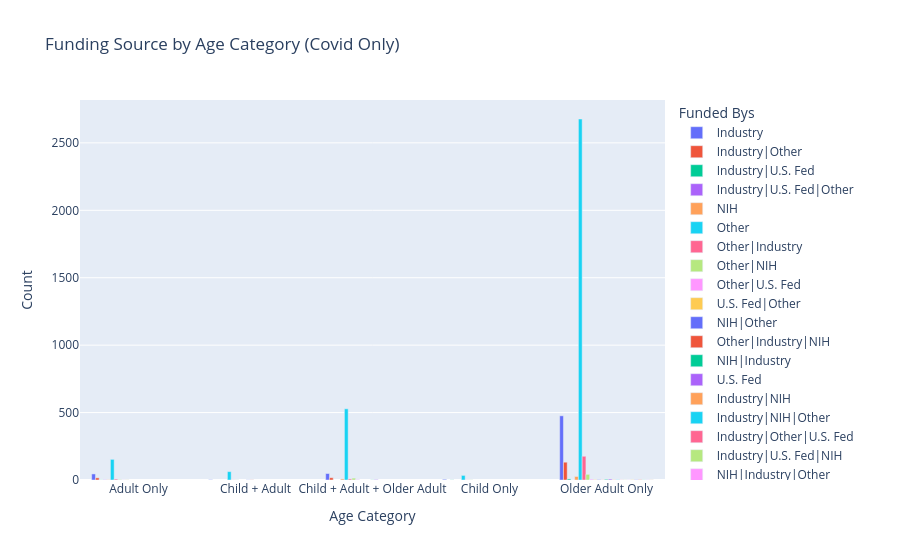

Notebook source saved alongside this figure:
### Code cell
df_group = DF_covid.groupby(['Age Category', 'Funded Bys']).size().reset_index(name='Count')

fig = px.bar(
    df_group,
    x='Age Category',
    y='Count',
    color='Funded Bys',
    barmode='group',
    title='Funding Source by Age Category (Covid Only)'
)

fig.show()

### Figure 1 — Plotly figure (JSON) as saved in the notebook; plotly's stock layout.template omitted (floating-point values rounded to 4 significant figures)
{"data": [{"alignmentgroup": "True", "hovertemplate": "Funded Bys=Industry<br>Age Category=%{x}<br>Count=%{y}<extra></extra>", "legendgroup": "Industry", "marker": {"color": "#636efa", "pattern": {"shape": ""}}, "name": "Industry", "offsetgroup": "Industry", "orientation": "v", "showlegend": true, "textposition": "auto", "type": "bar", "x": ["Adult Only", "Child + Adult", "Child + Adult + Older Adult", "Child Only", "Older Adult Only"], "xaxis": "x", "y": [45, 2, 48, 5, 476], "yaxis": "y"}, {"alignmentgroup": "True", "hovertemplate": "Funded Bys=Industry|Other<br>Age Category=%{x}<br>Count=%{y}<extra></extra>", "legendgroup": "Industry|Other", "marker": {"color": "#EF553B", "pattern": {"shape": ""}}, "name": "Industry|Other", "offsetgroup": "Industry|Other", "orientation": "v", "showlegend": true, "textposition": "auto", "type": "bar", "x": ["Adult Only", "Child + Adult + Older Adult", "Older Adult Only"], "xaxis": "x", "y": [16, 17, 132], "yaxis": "y"}, {"alignmentgroup": "True", "hovertemplate": "Funded Bys=Industry|U.S. Fed<br>Age Category=%{x}<br>Count=%{y}<extra></extra>", "legendgroup": "Industry|U.S. Fed", "marker": {"color": "#00cc96", "pattern": {"shape": ""}}, "name": "Industry|U.S. Fed", "offsetgroup": "Industry|U.S. Fed", "orientation": "v", "showlegend": true, "textposition": "auto", "type": "bar", "x": ["Adult Only", "Child Only", "Older Adult Only"], "xaxis": "x", "y": [1, 1, 8], "yaxis": "y"}, {"alignmentgroup": "True", "hovertemplate": "Funded Bys=Industry|U.S. Fed|Other<br>Age Category=%{x}<br>Count=%{y}<extra></extra>", "legendgroup": "Industry|U.S. Fed|Other", "marker": {"color": "#ab63fa", "pattern": {"shape": ""}}, "name": "Industry|U.S. Fed|Other", "offsetgroup": "Industry|U.S. Fed|Other", "orientation": "v", "showlegend": true, "textposition": "auto", "type": "bar", "x": ["Adult Only", "Older Adult Only"], "xaxis": "x", "y": [2, 1], "yaxis": "y"}, {"alignmentgroup": "True", "hovertemplate": "Funded Bys=NIH<br>Age Category=%{x}<br>Count=%{y}<extra></extra>", "legendgroup": "NIH", "marker": {"color": "#FFA15A", "pattern": {"shape": ""}}, "name": "NIH", "offsetgroup": "NIH", "orientation": "v", "showlegend": true, "textposition": "auto", "type": "bar", "x": ["Adult Only", "Child + Adult + Older Adult", "Older Adult Only"], "xaxis": "x", "y": [2, 8, 26], "yaxis": "y"}, {"alignmentgroup": "True", "hovertemplate": "Funded Bys=Other<br>Age Category=%{x}<br>Count=%{y}<extra></extra>", "legendgroup": "Other", "marker": {"color": "#19d3f3", "pattern": {"shape": ""}}, "name": "Other", "offsetgroup": "Other", "orientation": "v", "showlegend": true, "textposition": "auto", "type": "bar", "x": ["Adult Only", "Child + Adult", "Child + Adult + Older Adult", "Child Only", "Older Adult Only"], "xaxis": "x", "y": [153, 62, 528, 34, 2677], "yaxis": "y"}, {"alignmentgroup": "True", "hovertemplate": "Funded Bys=Other|Industry<br>Age Category=%{x}<br>Count=%{y}<extra></extra>", "legendgroup": "Other|Industry", "marker": {"color": "#FF6692", "pattern": {"shape": ""}}, "name": "Other|Industry", "offsetgroup": "Other|Industry", "orientation": "v", "showlegend": true, "textposition": "auto", "type": "bar", "x": ["Adult Only", "Child + Adult", "Child + Adult + Older Adult", "Child Only", "Older Adult Only"], "xaxis": "x", "y": [7, 1, 8, 1, 176], "yaxis": "y"}, {"alignmentgroup": "True", "hovertemplate": "Funded Bys=Other|NIH<br>Age Category=%{x}<br>Count=%{y}<extra></extra>", "legendgroup": "Other|NIH", "marker": {"color": "#B6E880", "pattern": {"shape": ""}}, "name": "Other|NIH", "offsetgroup": "Other|NIH", "orientation": "v", "showlegend": true, "textposition": "auto", "type": "bar", "x": ["Adult Only", "Child + Adult", "Child + Adult + Older Adult", "Child Only", "Older Adult Only"], "xaxis": "x", "y": [3, 1, 14, 1, 42], "yaxis": "y"}, {"alignmentgroup": "True", "hovertemplate": "Funded Bys=Other|U.S. Fed<br>Age Category=%{x}<br>Count=%{y}<extra></extra>", "legendgroup": "Other|U.S. Fed", "marker": {"color": "#FF97FF", "pattern": {"shape": ""}}, "name": "Other|U.S. Fed", "offsetgroup": "Other|U.S. Fed", "orientation": "v", "showlegend": true, "textposition": "auto", "type": "bar", "x": ["Adult Only", "Child + Adult + Older Adult", "Older Adult Only"], "xaxis": "x", "y": [1, 3, 6], "yaxis": "y"}, {"alignmentgroup": "True", "hovertemplate": "Funded Bys=U.S. Fed|Other<br>Age Category=%{x}<br>Count=%{y}<extra></extra>", "legendgroup": "U.S. Fed|Other", "marker": {"color": "#FECB52", "pattern": {"shape": ""}}, "name": "U.S. Fed|Other", "offsetgroup": "U.S. Fed|Other", "orientation": "v", "showlegend": true, "textposition": "auto", "type": "bar", "x": ["Adult Only", "Older Adult Only"], "xaxis": "x", "y": [1, 3], "yaxis": "y"}, {"alignmentgroup": "True", "hovertemplate": "Funded Bys=NIH|Other<br>Age Category=%{x}<br>Count=%{y}<extra></extra>", "legendgroup": "NIH|Other", "marker": {"color": "#636efa", "pattern": {"shape": ""}}, "name": "NIH|Other", "offsetgroup": "NIH|Other", "orientation": "v", "showlegend": true, "textposition": "auto", "type": "bar", "x": ["Child + Adult", "Older Adult Only"], "xaxis": "x", "y": [1, 3], "yaxis": "y"}, {"alignmentgroup": "True", "hovertemplate": "Funded Bys=Other|Industry|NIH<br>Age Category=%{x}<br>Count=%{y}<extra></extra>", "legendgroup": "Other|Industry|NIH", "marker": {"color": "#EF553B", "pattern": {"shape": ""}}, "name": "Other|Industry|NIH", "offsetgroup": "Other|Industry|NIH", "orientation": "v", "showlegend": true, "textposition": "auto", "type": "bar", "x": ["Child + Adult", "Older Adult Only"], "xaxis": "x", "y": [1, 1], "yaxis": "y"}, {"alignmentgroup": "True", "hovertemplate": "Funded Bys=NIH|Industry<br>Age Category=%{x}<br>Count=%{y}<extra></extra>", "legendgroup": "NIH|Industry", "marker": {"color": "#00cc96", "pattern": {"shape": ""}}, "name": "NIH|Industry", "offsetgroup": "NIH|Industry", "orientation": "v", "showlegend": true, "textposition": "auto", "type": "bar", "x": ["Child + Adult + Older Adult", "Older Adult Only"], "xaxis": "x", "y": [1, 5], "yaxis": "y"}, {"alignmentgroup": "True", "hovertemplate": "Funded Bys=U.S. Fed<br>Age Category=%{x}<br>Count=%{y}<extra></extra>", "legendgroup": "U.S. Fed", "marker": {"color": "#ab63fa", "pattern": {"shape": ""}}, "name": "U.S. Fed", "offsetgroup": "U.S. Fed", "orientation": "v", "showlegend": true, "textposition": "auto", "type": "bar", "x": ["Child + Adult + Older Adult", "Older Adult Only"], "xaxis": "x", "y": [3, 7], "yaxis": "y"}, {"alignmentgroup": "True", "hovertemplate": "Funded Bys=Industry|NIH<br>Age Category=%{x}<br>Count=%{y}<extra></extra>", "legendgroup": "Industry|NIH", "marker": {"color": "#FFA15A", "pattern": {"shape": ""}}, "name": "Industry|NIH", "offsetgroup": "Industry|NIH", "orientation": "v", "showlegend": true, "textposition": "auto", "type": "bar", "x": ["Older Adult Only"], "xaxis": "x", "y": [2], "yaxis": "y"}, {"alignmentgroup": "True", "hovertemplate": "Funded Bys=Industry|NIH|Other<br>Age Category=%{x}<br>Count=%{y}<extra></extra>", "legendgroup": "Industry|NIH|Other", "marker": {"color": "#19d3f3", "pattern": {"shape": ""}}, "name": "Industry|NIH|Other", "offsetgroup": "Industry|NIH|Other", "orientation": "v", "showlegend": true, "textposition": "auto", "type": "bar", "x": ["Older Adult Only"], "xaxis": "x", "y": [2], "yaxis": "y"}, {"alignmentgroup": "True", "hovertemplate": "Funded Bys=Industry|Other|U.S. Fed<br>Age Category=%{x}<br>Count=%{y}<extra></extra>", "legendgroup": "Industry|Other|U.S. Fed", "marker": {"color": "#FF6692", "pattern": {"shape": ""}}, "name": "Industry|Other|U.S. Fed", "offsetgroup": "Industry|Other|U.S. Fed", "orientation": "v", "showlegend": true, "textposition": "auto", "type": "bar", "x": ["Older Adult Only"], "xaxis": "x", "y": [1], "yaxis": "y"}, {"alignmentgroup": "True", "hovertemplate": "Funded Bys=Industry|U.S. Fed|NIH<br>Age Category=%{x}<br>Count=%{y}<extra></extra>", "legendgroup": "Industry|U.S. Fed|NIH", "marker": {"color": "#B6E880", "pattern": {"shape": ""}}, "name": "Industry|U.S. Fed|NIH", "offsetgroup": "Industry|U.S. Fed|NIH", "orientation": "v", "showlegend": true, "textposition": "auto", "type": "bar", "x": ["Older Adult Only"], "xaxis": "x", "y": [1], "yaxis": "y"}, {"alignmentgroup": "True", "hovertemplate": "Funded Bys=NIH|Industry|Other<br>Age Category=%{x}<br>Count=%{y}<extra></extra>", "legendgroup": "NIH|Industry|Other", "marker": {"color": "#FF97FF", "pattern": {"shape": ""}}, "name": "NIH|Industry|Other", "offsetgroup": "NIH|Industry|Other", "orientation": "v", "showlegend": true, "textposition": "auto", "type": "bar", "x": ["Older Adult Only"], "xaxis": "x", "y": [1], "yaxis": "y"}, {"alignmentgroup": "True", "hovertemplate": "Funded Bys=NIH|Other|Industry<br>Age Category=%{x}<br>Count=%{y}<extra></extra>", "legendgroup": "NIH|Other|Industry", "marker": {"color": "#FECB52", "pattern": {"shape": ""}}, "name": "NIH|Other|Industry", "offsetgroup": "NIH|Other|Industry", "orientation": "v", "showlegend": true, "textposition": "auto", "type": "bar", "x": ["Older Adult Only"], "xaxis": "x", "y": [2], "yaxis": "y"}, {"alignmentgroup": "True", "hovertemplate": "Funded Bys=NIH|Other|U.S. Fed|Industry<br>Age Category=%{x}<br>Count=%{y}<extra></extra>", "legendgroup": "NIH|Other|U.S. Fed|Industry", "marker": {"color": "#636efa", "pattern": {"shape": ""}}, "name": "NIH|Other|U.S. Fed|Industry", "offsetgroup": "NIH|Other|U.S. Fed|Industry", "orientation": "v", "showlegend": true, "textposition": "auto", "type": "bar", "x": ["Older Adult Only"], "xaxis": "x", "y": [2], "yaxis": "y"}, {"alignmentgroup": "True", "hovertemplate": "Funded Bys=Other|NIH|Industry<br>Age Category=%{x}<br>Count=%{y}<extra></extra>", "legendgroup": "Other|NIH|Industry", "marker": {"color": "#EF553B", "pattern": {"shape": ""}}, "name": "Other|NIH|Industry", "offsetgroup": "Other|NIH|Industry", "orientation": "v", "showlegend": true, "textposition": "auto", "type": "bar", "x": ["Older Adult Only"], "xaxis": "x", "y": [2], "yaxis": "y"}, {"alignmentgroup": "True", "hovertemplate": "Funded Bys=Other|NIH|U.S. Fed<br>Age Category=%{x}<br>Count=%{y}<extra></extra>", "legendgroup": "Other|NIH|U.S. Fed", "marker": {"color": "#00cc96", "pattern": {"shape": ""}}, "name": "Other|NIH|U.S. Fed", "offsetgroup": "Other|NIH|U.S. Fed", "orientation": "v", "showlegend": true, "textposition": "auto", "type": "bar", "x": ["Older Adult Only"], "xaxis": "x", "y": [1], "yaxis": "y"}, {"alignmentgroup": "True", "hovertemplate": "Funded Bys=Other|U.S. Fed|Industry<br>Age Category=%{x}<br>Count=%{y}<extra></extra>", "legendgroup": "Other|U.S. Fed|Industry", "marker": {"color": "#ab63fa", "pattern": {"shape": ""}}, "name": "Other|U.S. Fed|Industry", "offsetgroup": "Other|U.S. Fed|Industry", "orientation": "v", "showlegend": true, "textposition": "auto", "type": "bar", "x": ["Older Adult Only"], "xaxis": "x", "y": [1], "yaxis": "y"}, {"alignmentgroup": "True", "hovertemplate": "Funded Bys=Other|U.S. Fed|NIH<br>Age Category=%{x}<br>Count=%{y}<extra></extra>", "legendgroup": "Other|U.S. Fed|NIH", "marker": {"color": "#FFA15A", "pattern": {"shape": ""}}, "name": "Other|U.S. Fed|NIH", "offsetgroup": "Other|U.S. Fed|NIH", "orientation": "v", "showlegend": true, "textposition": "auto", "type": "bar", "x": ["Older Adult Only"], "xaxis": "x", "y": [1], "yaxis": "y"}], "layout": {"barmode": "group", "legend": {"title": {"text": "Funded Bys"}, "tracegroupgap": 0}, "title": {"text": "Funding Source by Age Category (Covid Only)"}, "xaxis": {"anchor": "y", "domain": [0, 1], "title": {"text": "Age Category"}}, "yaxis": {"anchor": "x", "domain": [0, 1], "title": {"text": "Count"}}}}
